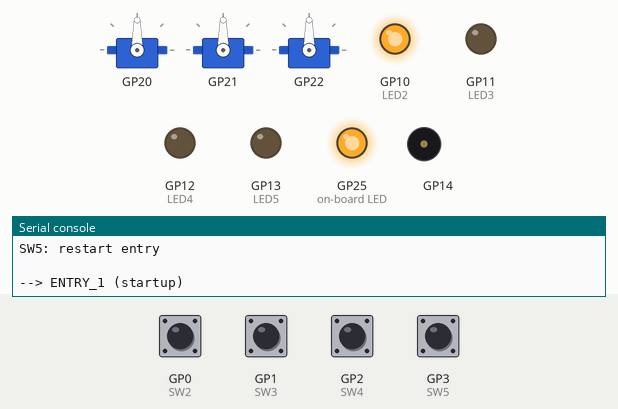
The program below on a simulated Raspberry Pi Pico running MicroPython. Shown: 3 × servo, output pins drawn as LEDs (lit = HIGH), buzzer (waves = sounding), the last lines printed to the serial console. The test bench sets the inputs (shaded band); at power-on: GP0 (SW2), GP1 (SW3), GP2 (SW4), GP3 (SW5) HIGH. Servo angles are drawn from the pulse width (0.5 ms = 0°, 2.5 ms = 180°).

Above: at 1.2 s.
1.3 s: GP0 (SW2) pulled LOW for 0.15 s
At 2.1 s:
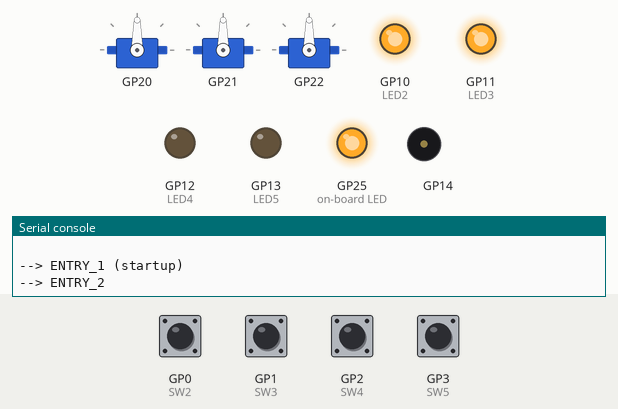
2.9 s: GP1 (SW3) pulled LOW for 0.15 s
At 3.3 s:
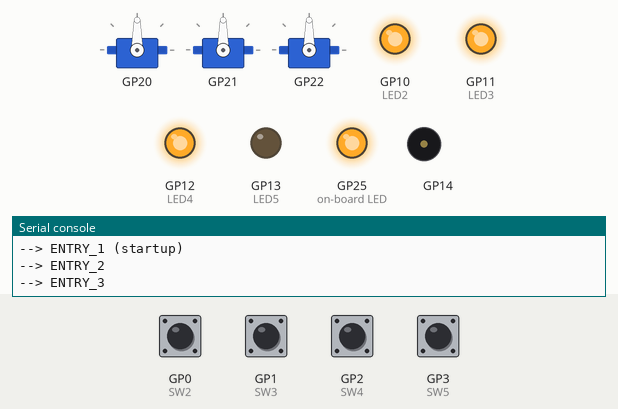
4.5 s: GP2 (SW4) pulled LOW for 0.15 s
At 6.0 s:
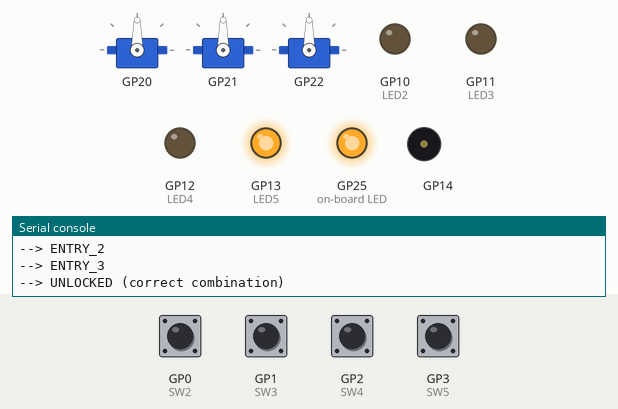
Timing chart, 0 to 7.5 s (numbered marks = the images above; inputs shaded):
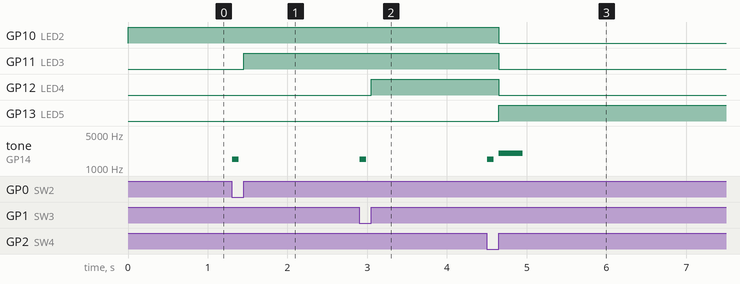

Measured:
- after the input at 1.3 s, GP11 (LED3): LOW → HIGH after 0.15 s; tone on GP14: silent → 1500 Hz at once, → silent 0.08 s later
- after the input at 2.9 s, GP12 (LED4): LOW → HIGH after 0.15 s; tone on GP14: silent → 1500 Hz at once, → silent 0.08 s later
- after the input at 4.5 s, GP10 (LED2), GP11 (LED3), GP12 (LED4): HIGH → LOW after 0.15 s; GP13 (LED5): LOW → HIGH after 0.15 s; tone on GP14: silent → 1500 Hz at once, → silent 0.08 s later, → 2000 Hz 0.06 s later, → silent 0.30 s later

The program:

Activity_B12_State_Machines.py
```python
# ================================================================================
# Beginner Activity 12: State Machines [Activity_B12_State_Machines.py]
# Version: 1.2
# Updated: September 22, 2026
#
# Platform: mirobo.tech BEAPER Pico circuit (any configuration)
# Requires: BEAPER_Pico.py board module file
#
# This program uses a state machine to implement a three-button
# combination lock, styled after a digital hotel safe lock. SW2, SW3,
# and SW4 can be pressed at each step to enter the code. Each press
# beeps and lights the next progress LED. After all three presses
# have been entered, the program checks whether they matched the
# correct combination (SW2, SW3, SW4, in that order). SW5 restarts
# code entry from any state except UNLOCKED.
#
# State diagram:
#   ENTRY_1 --(any button)--> ENTRY_2
#   ENTRY_2 --(any button)--> ENTRY_3
#   ENTRY_3 --(any button, correct sequence)--> UNLOCKED
#   ENTRY_3 --(any button, wrong sequence)   --> ALARM
#   ALARM --(3 alarm beeps complete)--> ENTRY_1
#   Any state except UNLOCKED --(SW5)--> ENTRY_1
#
# Outputs per state:
#   ENTRY_1:  LED2 on (ready, no digits entered)
#   ENTRY_2:  LED2 + LED3 on (one digit entered)
#   ENTRY_3:  LED2 + LED3 + LED4 on (two digits entered)
#   UNLOCKED: LED5 on, beep (access granted)
#   ALARM:    LED2-LED5 flashing, 3 beeps, then returns to ENTRY_1
# ================================================================================

# IMPORTANT: Copy BEAPER_Pico.py into your Raspberry Pi Pico.
import BEAPER_Pico as beaper  # Set up BEAPER Pico I/O

import time

# --- State Constants ------------------
# States are given named integer constants to match the state diagram.
STATE_ENTRY_1  = const(0)            # Waiting for the first button press
STATE_ENTRY_2  = const(1)            # One press entered, waiting for the second
STATE_ENTRY_3  = const(2)            # Two presses entered, waiting for the third
STATE_UNLOCKED = const(3)            # Correct sequence entered
STATE_ALARM    = const(4)            # Wrong sequence entered

# --- The Correct Combination ----------
# Each correct button is stored in its own named constant, in order.
CORRECT_1 = const(2)                 # First press should be SW2
CORRECT_2 = const(3)                 # Second press should be SW3
CORRECT_3 = const(4)                 # Third press should be SW4

# --- Program Constants ----------------
LOOP_DELAY       = const(10)         # Main loop delay (ms)
ENTRY_BEEP_FREQ  = const(1500)       # Beep frequency for each digit entered (Hz)
ENTRY_BEEP_MS    = const(80)         # Beep duration for each digit entered (ms)
UNLOCK_FREQ      = const(2000)       # Access-granted beep frequency (Hz)
UNLOCK_BEEP_MS   = const(300)        # Access-granted beep duration (ms)
ALARM_FREQ       = const(2500)       # Alarm beep frequency (Hz)
ALARM_BEEP_ON    = const(150)        # Alarm beep on duration (ms)
ALARM_BEEP_OFF   = const(150)        # Alarm beep off duration (ms)
ALARM_BEEP_COUNT = const(3)          # Number of beeps before returning to entry
FLASH_INTERVAL   = const(150)        # Alarm LED flash toggle interval (ms)

# --- Program Variables ----------------
state            = STATE_ENTRY_1
state_start      = 0
entered_1        = 0                 # Button pressed first this attempt (0-4)
entered_2        = 0                 # Button pressed second this attempt
entered_3        = 0                 # Button pressed third this attempt
last_flash_time  = 0                 # Alarm: last time LEDs toggled
flash_on         = False             # Alarm: current LED flash state
last_beep_time   = 0                 # Alarm: last time the beep toggled
beep_on          = False             # Alarm: current beep on/off state
alarm_beep_count = 0                 # Alarm: number of beeps completed so far


# --- Program Functions ----------------

def all_leds_off():
  beaper.LED2.value(0)
  beaper.LED3.value(0)
  beaper.LED4.value(0)
  beaper.LED5.value(0)

def read_button():
  # Return 2, 3, or 4 if that button is currently pressed, or 0 if
  # none of the three combination buttons are pressed.
  if beaper.SW2.value() == 0:
    return 2
  elif beaper.SW3.value() == 0:
    return 3
  elif beaper.SW4.value() == 0:
    return 4
  else:
    return 0

def wait_for_release():
  # Block until SW2, SW3, and SW4 are all released. Called after
  # a button press is detected.
  while beaper.SW2.value() == 0 or beaper.SW3.value() == 0 or beaper.SW4.value() == 0:
    pass

def enter_state(new_state, current_time, reason=""):
  # Transition to a new state: clear outputs, update state variable,
  # record transition time, and print a diagnostic message.
  global state, state_start, flash_on, beep_on, alarm_beep_count
  all_leds_off()
  beaper.noTone()                    # Silence speaker
  state = new_state
  state_start = current_time
  flash_on = False
  beep_on = False
  alarm_beep_count = 0

  state_names = {
    STATE_ENTRY_1:  "ENTRY_1",
    STATE_ENTRY_2:  "ENTRY_2",
    STATE_ENTRY_3:  "ENTRY_3",
    STATE_UNLOCKED: "UNLOCKED",
    STATE_ALARM:    "ALARM",
  }
  print("-->", state_names[new_state], end="")
  if reason:
    print(" (", reason, ")", sep="")
  else:
    print()


# --- Main Program ---------------------

beaper.pico_led_on()  # Status LED on
all_leds_off()
state_start = time.ticks_ms()
last_flash_time = time.ticks_ms()

print("Combination Lock")
print("Enter combination: SW2, SW3, SW4")
print("SW5: restart entry")
print()

# Set initial state outputs
enter_state(STATE_ENTRY_1, state_start, "startup")
beaper.LED2.value(1)

while True:
  current_time = time.ticks_ms()

  # SW5 restarts entry from any state except UNLOCKED
  if beaper.SW5.value() == 0 and state != STATE_UNLOCKED:
    while beaper.SW5.value() == 0:    # Wait for release
      pass
    enter_state(STATE_ENTRY_1, current_time, "SW5 reset")
    beaper.LED2.value(1)

  # --- State machine ---

  elif state == STATE_ENTRY_1:
    pressed = read_button()
    if pressed != 0:
      entered_1 = pressed
      beaper.tone(ENTRY_BEEP_FREQ, ENTRY_BEEP_MS)
      wait_for_release()
      enter_state(STATE_ENTRY_2, current_time)
      beaper.LED2.value(1)
      beaper.LED3.value(1)

  elif state == STATE_ENTRY_2:
    pressed = read_button()
    if pressed != 0:
      entered_2 = pressed
      beaper.tone(ENTRY_BEEP_FREQ, ENTRY_BEEP_MS)
      wait_for_release()
      enter_state(STATE_ENTRY_3, current_time)
      beaper.LED2.value(1)
      beaper.LED3.value(1)
      beaper.LED4.value(1)

  elif state == STATE_ENTRY_3:
    pressed = read_button()
    if pressed != 0:
      entered_3 = pressed
      beaper.tone(ENTRY_BEEP_FREQ, ENTRY_BEEP_MS)
      wait_for_release()
      if entered_1 == CORRECT_1 and entered_2 == CORRECT_2 and entered_3 == CORRECT_3:
        enter_state(STATE_UNLOCKED, current_time, "correct combination")
        beaper.LED5.value(1)
        beaper.tone(UNLOCK_FREQ, UNLOCK_BEEP_MS)
      else:
        enter_state(STATE_ALARM, current_time, "wrong combination")

  elif state == STATE_UNLOCKED:
    # Lock is open - LED5 stays on (set on entry). No exit transition
    # yet - see Extension Activity 1 to add a hold-to-relock feature.
    pass

  elif state == STATE_ALARM:
    # Flash all LEDs together at FLASH_INTERVAL - a repeating timer
    if time.ticks_diff(current_time, last_flash_time) >= FLASH_INTERVAL:
      flash_on = not flash_on
      if flash_on:
        beaper.LED2.value(1)
        beaper.LED3.value(1)
        beaper.LED4.value(1)
        beaper.LED5.value(1)
      else:
        all_leds_off()
      last_flash_time = current_time

    # Repeating beep, running independently of the flash timer above.
    # After ALARM_BEEP_COUNT beeps, return to entry automatically.
    if beep_on:
      if time.ticks_diff(current_time, last_beep_time) >= ALARM_BEEP_ON:
        beaper.noTone()
        beep_on = False
        last_beep_time = current_time
        alarm_beep_count += 1
        if alarm_beep_count >= ALARM_BEEP_COUNT:
          enter_state(STATE_ENTRY_1, current_time, "alarm complete")
          beaper.LED2.value(1)
    else:
      if time.ticks_diff(current_time, last_beep_time) >= ALARM_BEEP_OFF:
        beaper.tone(ALARM_FREQ)
        beep_on = True
        last_beep_time = current_time

  time.sleep_ms(LOOP_DELAY)


# ================================================================================
# Guided Exploration
# ================================================================================
#
# Activities 9 through 11 focused on a single technical problem at a
# time: analog input, output, and non-blocking timing. Each activity's
# program grew more capable, but the overall structure stayed the
# same - a loop that checks conditions and updates outputs directly.
# This works well when a program's behaviour depends only on its
# current inputs, but breaks down when a program needs to behave
# differently depending on what has happened before. For example,
# the same button could mean something different depending what part
# of the program is currently running.
#
# This activity introduces state machines: a way of organising a
# program around a set of named states, with explicit rules for when
# to move between them, and what to do while each state is active.
# You have actually built a similar combination lock program twice
# before - as a step-counter in Activity 6, and refactored with
# functions in Activity 8. This activity solves the same problem a
# third time as a proper state machine, allowing you to compare all
# three approaches directly.
#
# --------------------------------------------------------------------------------
# GE 1 - The state diagram
# --------------------------------------------------------------------------------
#
# A state machine can be described visually using a state diagram:
# circles represent states and arrows represent transitions between
# them. Each arrow is labelled with the event that triggers it.
#
# Draw the state diagram for this program. Your diagram should
# have five circles (ENTRY_1, ENTRY_2, ENTRY_3, UNLOCKED, ALARM)
# and an arrow for every transition described in the header
# comment.
#
# Compare your diagram to the state machine section of the main
# loop. Can you find a direct correspondence between each arrow in
# your diagram and a specific 'elif' branch in the code?
#
# --------------------------------------------------------------------------------
# GE 2 - Named state constants
# --------------------------------------------------------------------------------
#
# States are defined using named integer constants:
#
# Example code:
#
# STATE_ENTRY_1  = const(0)
# STATE_ENTRY_2  = const(1)
# STATE_ENTRY_3  = const(2)
# STATE_UNLOCKED = const(3)
# STATE_ALARM    = const(4)
#
# The program could instead use raw numbers (0, 1, 2, 3, 4) directly
# in the 'if' statements. What would be lost? Consider what happens
# if you need to insert a new state between ENTRY_2 and ENTRY_3 and
# must renumber the existing states.
#
# Named constants also make the serial output meaningful. The
# 'enter_state()' function uses a dictionary to look up the state
# name for printing. What would the output look like if raw numbers
# were used instead of names?
#
# --------------------------------------------------------------------------------
# GE 3 - enter_state() and centralized transitions
# --------------------------------------------------------------------------------
#
# Every state transition goes through 'enter_state()' rather than
# setting 'state' directly. This function clears every output
# before setting the new state, resetting 'flash_on', 'beep_on',
# and 'alarm_beep_count' at the same time. Each caller then turns
# on only what the new state needs.
#
# Compare this to an alternative design where every state's
# outputs are checked and set fresh on every single loop
# iteration, regardless of whether the state just changed. What
# would be different about the program's behaviour, readability,
# and efficiency?
#
# Why does 'enter_state()' reset 'alarm_beep_count' to 0 even
# though it is only used inside STATE_ALARM? What would happen on
# the second time the lock enters ALARM if this reset were
# missing?
#
# --------------------------------------------------------------------------------
# GE 4 - Reading buttons: read_button() and wait_for_release()
# --------------------------------------------------------------------------------
#
# Reading the buttons uses two small functions:
#
# Example code:
#
# def read_button():
#   if beaper.SW2.value() == 0:
#     return 2
#   elif beaper.SW3.value() == 0:
#     return 3
#   elif beaper.SW4.value() == 0:
#     return 4
#   else:
#     return 0
#
# def wait_for_release():
#   while beaper.SW2.value() == 0 or beaper.SW3.value() == 0 or beaper.SW4.value() == 0:
#     pass
#
# 'read_button()' uses the same 'beaper.SWx.value() == 0' check
# you have used since Activity 3 - nothing new there. The only new
# idea is 'wait_for_release()': once a press is detected and
# recorded, the program deliberately pauses until the button is
# physically released, before continuing.
#
# Why is this necessary? Consider what would happen without
# 'wait_for_release()' if a press were held down for 300ms: at
# LOOP_DELAY = 10ms, how many loop iterations would that span, and
# what would 'entered_1' end up containing after all of them?
#
# This pattern - detect a press, then wait for release before
# continuing - is a simplified version of 'read_keypad()' from
# Activity 8, which did the same thing across all four buttons.
# Compare the two: what does 'read_keypad()' do that
# 'read_button()' plus 'wait_for_release()' does not?
#
# Note that 'wait_for_release()' blocks the program - it is not
# the non-blocking style from Activity 11. Why is blocking
# acceptable here but not in STATE_ALARM below? Think about what
# else the program needs to keep doing while each state is active.
#
# --------------------------------------------------------------------------------
# GE 5 - Tracing the happy path
# --------------------------------------------------------------------------------
#
# Trace through the "happy path" - the sequence of transitions
# when the combination is entered correctly:
#
# Example code:
#
# Start in ENTRY_1
# Press SW2 --> ENTRY_2 (entered_1 = 2)
# Press SW3 --> ENTRY_3 (entered_2 = 3)
# Press SW4 --> UNLOCKED (entered_3 = 4, all three correct)
#
# For each transition, identify: which 'elif' branch handles it,
# which LEDs turn on, and what gets printed to the console. Run
# the program and verify your trace against the actual serial
# output.
#
# Now trace an incorrect attempt: SW3, SW2, SW4. Which state does
# each press lead to? Is anything different about how ENTRY_2 and
# ENTRY_3 behave for this attempt compared to the correct one, or
# do they behave identically until the final check?
#
# --------------------------------------------------------------------------------
# GE 6 - Why check the whole combination at once
# --------------------------------------------------------------------------------
#
# Notice that pressing a wrong button during ENTRY_1 or ENTRY_2
# does not trigger the alarm immediately - it is simply recorded
# and the program moves on to the next entry state, exactly as if
# it were correct. The combination is only checked once, after
# all three presses have been entered, in STATE_ENTRY_3.
#
# Why might this be a better design than checking each button as
# it is pressed and triggering the alarm on the first wrong one?
# Think about someone trying to guess the combination by trial and
# error: what could they learn from a lock that reveals which
# specific digit was wrong, that they could not learn from a lock
# that only reveals whether the whole sequence was right or wrong?
#
# --------------------------------------------------------------------------------
# GE 7 - Independent timers inside the alarm state
# --------------------------------------------------------------------------------
#
# The ALARM state contains two independent repeating timers
# running simultaneously - the same multi-rate timing pattern
# from Activity 11, but now happening inside a single state
# rather than across the whole program:
#
# - 'last_flash_time' controls when the LEDs toggle, at
#   FLASH_INTERVAL.
# - 'last_beep_time' controls when the beep toggles, using two
#   different intervals depending on 'beep_on': ALARM_BEEP_ON
#   while beeping, ALARM_BEEP_OFF while silent.
#
# Trace through several iterations of the loop while in
# STATE_ALARM and verify that the flash and beep timers advance
# independently - one does not wait for or reset the other.
#
# 'alarm_beep_count' increments each time a beep finishes (when
# 'beep_on' changes from True to False). Once it reaches
# ALARM_BEEP_COUNT, the program calls 'enter_state(STATE_ENTRY_1,
# ...)' - from inside the alarm-handling code itself, not from a
# button press. What does this tell you about what can trigger a
# state transition? Must it always be a button press?
#
# --------------------------------------------------------------------------------
# GE 8 - Comparing three versions of the same lock
# --------------------------------------------------------------------------------
#
# You have now seen three variations of the same combination lock:
# a step-counter with 'if attempts == 1: ... elif attempts == 2:'
# logic in Activity 6, a version refactored to use functions in
# Activity 8, and now this state machine version - which also
# behaves differently, checking the whole combination at once
# rather than rejecting on the first wrong button.
#
# Compare all three versions (open your earlier files if you
# still have them). What does naming the states explicitly add
# that the attempts-counter versions did not have? Is there
# anything the earlier versions did more simply? A state machine
# is a tool, not always the best tool - when would a simple
# counter be preferable to a full state machine?
#
#
# ================================================================================
# Extension Activities
# ================================================================================
#
# --------------------------------------------------------------------------------
# EA 1 - Hold-to-relock from UNLOCKED
# --------------------------------------------------------------------------------
#
# The UNLOCKED state currently does nothing useful after the
# lock opens - LED5 stays on indefinitely. Implement a re-lock
# mechanism: SW5 must be held for RESET_HOLD_TIME milliseconds
# to re-lock. Use the 'button_is_down' and 'button_down_time'
# pattern from Activity 11.
#
# Why require a hold rather than a tap to re-lock? Think about
# what would happen in a real access-control system if the door
# accidentally re-locked while someone was passing through.
#
# --------------------------------------------------------------------------------
# EA 2 - Lockout after failed attempts
# --------------------------------------------------------------------------------
#
# Add a lockout after three failed attempts. Declare an
# 'attempt_count' variable that increments each time the lock
# transitions to ALARM (which only happens from STATE_ENTRY_3).
# After three failed attempts, enter a LOCKOUT state that ignores
# all input for LOCKOUT_TIME milliseconds before returning to
# ENTRY_1.
#
# Add LOCKOUT to your state diagram and identify the new
# transitions. How does this change the security of the lock
# compared to the version with no lockout?
#
# --------------------------------------------------------------------------------
# EA 3 - A four-button combination
# --------------------------------------------------------------------------------
#
# Extend the lock to a four-button combination. Add a
# 'CORRECT_4' constant, an 'entered_4' variable, and a new
# 'STATE_ENTRY_4' state following the same pattern as
# ENTRY_1 through ENTRY_3. Update the state diagram and the
# final check in what is now STATE_ENTRY_4 to compare all four
# entered values.
#
# What did you have to change in how many places to add one more
# digit? A fully flexible version - supporting any combination
# length without adding a new state and a new variable for each
# digit - would store the combination as a list and use a loop
# with an index variable instead. Lists and indexing are covered
# in the intermediate activities; for now, four independent
# variables is a reasonable way to extend this design by one step.
#
# --------------------------------------------------------------------------------
# EA 4 - Designing a security alarm capstone
# --------------------------------------------------------------------------------
#
# Consider how this combination lock could form the arm/disarm
# mechanism for a security alarm capstone project. What would
# the full system's state diagram look like, including:
# - Disarmed state (lock is open, sensors ignored)
# - Arming state (countdown delay while you leave)
# - Armed state (sensors active)
# - Triggered state (alarm sounding)
# - Each combination lock state for disarming
#
# Draw the complete state diagram. How many states does the
# full system have? How does the lock's state machine nest
# inside the alarm system's state machine?
#
# --------------------------------------------------------------------------------
# EA 5 - Traffic Light Controller
# --------------------------------------------------------------------------------
#
# Apply what you have learned to a different kind of state
# machine - one driven mostly by elapsed time rather than button
# presses, with events (a simulated car and pedestrian) setting
# flags that are checked later rather than triggering an immediate
# transition. Open: B12_Traffic_Light_Controller_Project.py
#
# This project is a skeleton, not a finished program - re-read
# GE1 through GE7 before starting, since the traffic light reuses
# the same enter_state() and named-constant patterns as the
# combination lock above.
```

Source omitted: BEAPER_Pico.py (11693 bytes)
